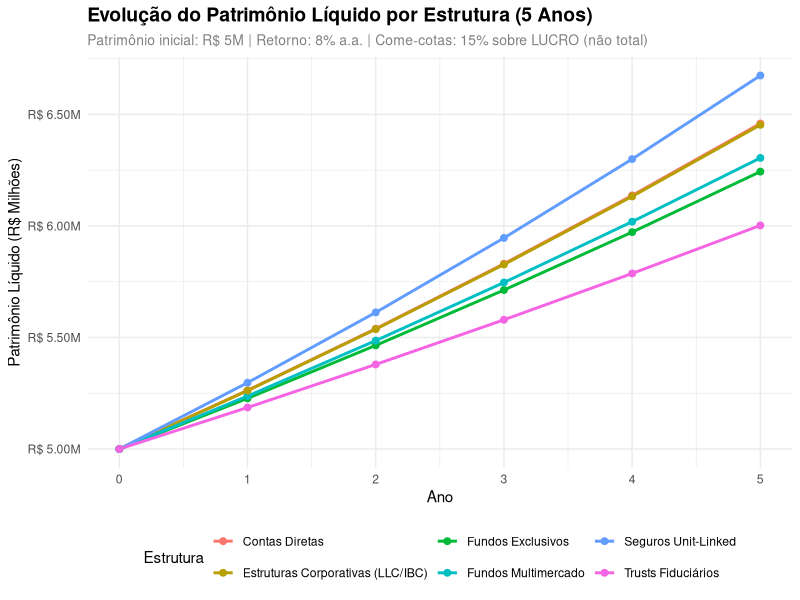

Recreate this plot in R.
# ============================================================================
# SCRIPT 1: SIMULADOR DE PROGRESSÃO PATRIMONIAL - 5 ANOS
# COME-COTAS CALCULADO APENAS SOBRE O LUCRO SEMESTRAL
# ============================================================================

library(tidyverse)
library(ggplot2)

# ============================================================================
# 1. DEFINIR PARÂMETROS DE SIMULAÇÃO
# ============================================================================

patrimonio_inicial <- 5000000  # R$ 5 milhões
retorno_anual <- 0.08          # 8% a.a.
retorno_semestral <- sqrt(1 + retorno_anual) - 1  # Converter para semestral
inflacao_anual <- 0.04
anos <- 5
semestres <- anos * 2

# ============================================================================
# 2. DEFINIR CARACTERÍSTICAS TRIBUTÁRIAS POR ESTRUTURA
# ============================================================================

estruturas <- data.frame(
  estrutura = c(
    "Contas Diretas",
    "Fundos Exclusivos",
    "Fundos Multimercado",
    "Estruturas Corporativas (LLC/IBC)",
    "Seguros Unit-Linked",
    "Trusts Fiduciários"
  ),
  
  # Come-cotas: alíquota sobre o LUCRO (não sobre o total)
  # 15% para fundos longo prazo, 0% para estruturas que não têm come-cotas
  come_cotas_aliquota = c(0, 0.15, 0.15, 0, 0, 0),
  
  # ITCMD (Imposto sobre Transmissão Causa Mortis e Doação)
  itcmd_aliquota = c(0.04, 0.04, 0.04, 0.02, 0.02, 0.04),
  
  # Imposto de renda ordinário (alíquota progressiva média)
  ir_ordinario = c(0.275, 0.15, 0.15, 0.15, 0.10, 0.275),
  
  # Custo operacional anual (% do patrimônio)
  custo_operacional = c(0.005, 0.010, 0.008, 0.015, 0.012, 0.020),
  
  stringsAsFactors = FALSE
)

cat("=== ESTRUTURAS E CARACTERÍSTICAS TRIBUTÁRIAS ===\n")
print(estruturas)

# ============================================================================
# 3. FUNÇÃO PARA SIMULAR PROGRESSÃO PATRIMONIAL (CORRIGIDA)
# ============================================================================

simular_progressao_corrigida <- function(patrimonio_inicial, 
                                         retorno_semestral,
                                         retorno_anual,
                                         inflacao_anual,
                                         come_cotas_aliquota,
                                         itcmd_aliquota,
                                         ir_ordinario,
                                         custo_operacional,
                                         semestres) {
  
  # Criar data frame para armazenar resultados
  resultado <- data.frame(
    semestre = 0:semestres,
    ano = 0:semestres / 2,
    patrimonio_inicial_periodo = NA,
    lucro_semestral = NA,
    come_cotas = NA,  # CORRIGIDO: apenas sobre o lucro
    patrimonio_apos_come_cotas = NA,
    imposto_ir = NA,
    custo_operacional_valor = NA,
    patrimonio_liquido = NA,
    patrimonio_real = NA,
    retorno_acumulado_pct = NA
  )
  
  # Semestre 0 (inicial)
  resultado$patrimonio_inicial_periodo[1] <- patrimonio_inicial
  resultado$lucro_semestral[1] <- 0
  resultado$come_cotas[1] <- 0
  resultado$patrimonio_apos_come_cotas[1] <- patrimonio_inicial
  resultado$imposto_ir[1] <- 0
  resultado$custo_operacional_valor[1] <- 0
  resultado$patrimonio_liquido[1] <- patrimonio_inicial
  resultado$patrimonio_real[1] <- patrimonio_inicial
  resultado$retorno_acumulado_pct[1] <- 0
  
  # Simulação para cada semestre
  for (i in 2:(semestres + 1)) {
    
    # Patrimônio no início do semestre
    patrimonio_anterior <- resultado$patrimonio_liquido[i - 1]
    resultado$patrimonio_inicial_periodo[i] <- patrimonio_anterior
    
    # ========== PASSO 1: CALCULAR LUCRO DO SEMESTRE ==========
    # Lucro = Patrimônio anterior × retorno semestral
    lucro_semestral <- patrimonio_anterior * retorno_semestral
    resultado$lucro_semestral[i] <- lucro_semestral
    
    # Patrimônio após retorno (antes de impostos)
    patrimonio_apos_retorno <- patrimonio_anterior + lucro_semestral
    
    # ========== PASSO 2: APLICAR COME-COTAS (APENAS SOBRE O LUCRO) ==========
    # Come-cotas = Lucro × Alíquota
    # IMPORTANTE: Come-cotas é calculado APENAS sobre o lucro, não sobre o patrimônio total
    come_cotas <- lucro_semestral * come_cotas_aliquota
    resultado$come_cotas[i] <- come_cotas
    
    # Patrimônio após come-cotas
    patrimonio_apos_come_cotas <- patrimonio_apos_retorno - come_cotas
    resultado$patrimonio_apos_come_cotas[i] <- patrimonio_apos_come_cotas
    
    # ========== PASSO 3: APLICAR IR ORDINÁRIO ==========
    # IR ordinário é calculado sobre o lucro (após come-cotas)
    ir_ordinario_valor <- lucro_semestral * ir_ordinario
    resultado$imposto_ir[i] <- ir_ordinario_valor
    
    # ========== PASSO 4: APLICAR CUSTO OPERACIONAL ==========
    # Custo operacional é anual, então dividir por 2 para semestral
    custo_op_semestral <- patrimonio_anterior * (custo_operacional / 2)
    resultado$custo_operacional_valor[i] <- custo_op_semestral
    
    # ========== PASSO 5: CALCULAR PATRIMÔNIO LÍQUIDO ==========
    patrimonio_liquido <- patrimonio_apos_come_cotas - ir_ordinario_valor - custo_op_semestral
    resultado$patrimonio_liquido[i] <- patrimonio_liquido
    
    # ========== PASSO 6: AJUSTAR PELA INFLAÇÃO ==========
    # Patrimônio real (poder de compra)
    inflacao_semestral <- sqrt(1 + inflacao_anual) - 1
    patrimonio_real <- patrimonio_liquido / ((1 + inflacao_semestral) ^ (i - 1))
    resultado$patrimonio_real[i] <- patrimonio_real
    
    # ========== PASSO 7: CALCULAR RETORNO ACUMULADO ==========
    retorno_acumulado <- ((patrimonio_liquido / patrimonio_inicial) - 1) * 100
    resultado$retorno_acumulado_pct[i] <- retorno_acumulado
  }
  
  return(resultado)
}

# ============================================================================
# 4. EXECUTAR SIMULAÇÃO PARA CADA ESTRUTURA
# ============================================================================

resultados_todas_estruturas <- list()

for (j in 1:nrow(estruturas)) {
  
  resultado <- simular_progressao_corrigida(
    patrimonio_inicial = patrimonio_inicial,
    retorno_semestral = retorno_semestral,
    retorno_anual = retorno_anual,
    inflacao_anual = inflacao_anual,
    come_cotas_aliquota = estruturas$come_cotas_aliquota[j],
    itcmd_aliquota = estruturas$itcmd_aliquota[j],
    ir_ordinario = estruturas$ir_ordinario[j],
    custo_operacional = estruturas$custo_operacional[j],
    semestres = semestres
  )
  
  # Adicionar coluna com nome da estrutura
  resultado$estrutura <- estruturas$estrutura[j]
  
  # Armazenar na lista
  resultados_todas_estruturas[[j]] <- resultado
}

# Combinar todos os resultados em um único data frame
resultados_completos <- bind_rows(resultados_todas_estruturas)

# ============================================================================
# 5. EXEMPLO: DEMONSTRAR CÁLCULO CORRETO (FUNDOS MULTIMERCADO - PRIMEIROS 2 SEMESTRES)
# ============================================================================

cat("\n=== DEMONSTRAÇÃO DO CÁLCULO CORRETO (FUNDOS MULTIMERCADO) ===\n")
cat("Patrimônio inicial: R$ 5.000.000,00\n")
cat("Retorno semestral: ", round(retorno_semestral * 100, 4), "%\n")
cat("Come-cotas alíquota: 15% (APENAS sobre o lucro)\n\n")

demo <- resultados_completos %>%
  filter(estrutura == "Fundos Multimercado", semestre <= 2) %>%
  select(semestre, patrimonio_inicial_periodo, lucro_semestral, come_cotas, 
         patrimonio_apos_come_cotas, imposto_ir, patrimonio_liquido)

cat("Semestre 0 (Inicial):\n")
cat("  Patrimônio inicial: R$ 5.000.000,00\n\n")

cat("Semestre 1:\n")
cat("  Patrimônio inicial do semestre: R$", format(demo$patrimonio_inicial_periodo[2], big.mark=".", decimal.mark=",", nsmall=0), "\n")
cat("  Lucro do semestre: R$", format(demo$lucro_semestral[2], big.mark=".", decimal.mark=",", nsmall=0), "\n")
cat("  Come-cotas (15% × lucro): R$", format(demo$come_cotas[2], big.mark=".", decimal.mark=",", nsmall=0), "\n")
cat("  Patrimônio após come-cotas: R$", format(demo$patrimonio_apos_come_cotas[2], big.mark=".", decimal.mark=",", nsmall=0), "\n")
cat("  IR ordinário: R$", format(demo$imposto_ir[2], big.mark=".", decimal.mark=",", nsmall=0), "\n")
cat("  Patrimônio líquido final: R$", format(demo$patrimonio_liquido[2], big.mark=".", decimal.mark=",", nsmall=0), "\n\n")

# ============================================================================
# 6. EXIBIR RESULTADOS PARA FUNDOS MULTIMERCADO (ANUAL)
# ============================================================================

cat("=== PROGRESSÃO PATRIMONIAL - FUNDOS MULTIMERCADO (ANUAL) ===\n")
resultado_multimercado <- resultados_completos %>%
  filter(estrutura == "Fundos Multimercado", semestre %% 2 == 0) %>%  # Apenas anos completos
  select(ano, patrimonio_inicial_periodo, lucro_semestral, come_cotas, 
         patrimonio_liquido, patrimonio_real) %>%
  mutate(
    patrimonio_inicial_periodo = format(patrimonio_inicial_periodo, big.mark = ".", decimal.mark = ",", nsmall = 0),
    lucro_semestral = format(lucro_semestral, big.mark = ".", decimal.mark = ",", nsmall = 0),
    come_cotas = format(come_cotas, big.mark = ".", decimal.mark = ",", nsmall = 0),
    patrimonio_liquido = format(patrimonio_liquido, big.mark = ".", decimal.mark = ",", nsmall = 0),
    patrimonio_real = format(patrimonio_real, big.mark = ".", decimal.mark = ",", nsmall = 0)
  ) %>%
  rename(
    "Ano" = ano,
    "Patrimônio Inicial (R$)" = patrimonio_inicial_periodo,
    "Lucro Semestral (R$)" = lucro_semestral,
    "Come-cotas (R$)" = come_cotas,
    "Patrimônio Líquido (R$)" = patrimonio_liquido,
    "Patrimônio Real (R$)" = patrimonio_real
  )

print(resultado_multimercado)

# ============================================================================
# 7. GRÁFICO: EVOLUÇÃO DO PATRIMÔNIO LÍQUIDO (5 ANOS)
# ============================================================================

# Filtrar apenas anos completos para o gráfico
dados_grafico <- resultados_completos %>%
  filter(semestre %% 2 == 0)  # Apenas anos completos

grafico_evolucao <- dados_grafico %>%
  ggplot(aes(x = ano, y = patrimonio_liquido / 1000000, color = estrutura, group = estrutura)) +
  geom_line(size = 1) +
  geom_point(size = 2) +
  scale_y_continuous(labels = scales::dollar_format(prefix = "R$ ", suffix = "M")) +
  labs(
    title = "Evolução do Patrimônio Líquido por Estrutura (5 Anos)",
    subtitle = "Patrimônio inicial: R$ 5M | Retorno: 8% a.a. | Come-cotas: 15% sobre LUCRO (não total)",
    x = "Ano",
    y = "Patrimônio Líquido (R$ Milhões)",
    color = "Estrutura"
  ) +
  theme_minimal() +
  theme(
    legend.position = "bottom",
    plot.title = element_text(size = 14, face = "bold"),
    plot.subtitle = element_text(size = 10, color = "gray50")
  )

print(grafico_evolucao)

# ============================================================================
# 8. RESUMO FINAL (ANO 5)
# ============================================================================

cat("\n=== RESUMO FINAL - ANO 5 (PATRIMÔNIO LÍQUIDO) ===\n")
resumo_ano5 <- resultados_completos %>%
  filter(semestre == semestres) %>%  # Apenas final do ano 5
  select(estrutura, patrimonio_liquido, patrimonio_real, retorno_acumulado_pct) %>%
  arrange(desc(patrimonio_liquido)) %>%
  mutate(
    patrimonio_liquido = format(patrimonio_liquido, big.mark = ".", decimal.mark = ",", nsmall = 0),
    patrimonio_real = format(patrimonio_real, big.mark = ".", decimal.mark = ",", nsmall = 0),
    retorno_acumulado_pct = paste0(round(retorno_acumulado_pct, 2), "%")
  ) %>%
  rename(
    "Estrutura" = estrutura,
    "Patrimônio Líquido (R$)" = patrimonio_liquido,
    "Patrimônio Real (R$)" = patrimonio_real,
    "Retorno Acumulado (%)" = retorno_acumulado_pct
  )

print(resumo_ano5)

# ============================================================================
# FIM DO SCRIPT 1 CORRIGIDO
# ============================================================================
